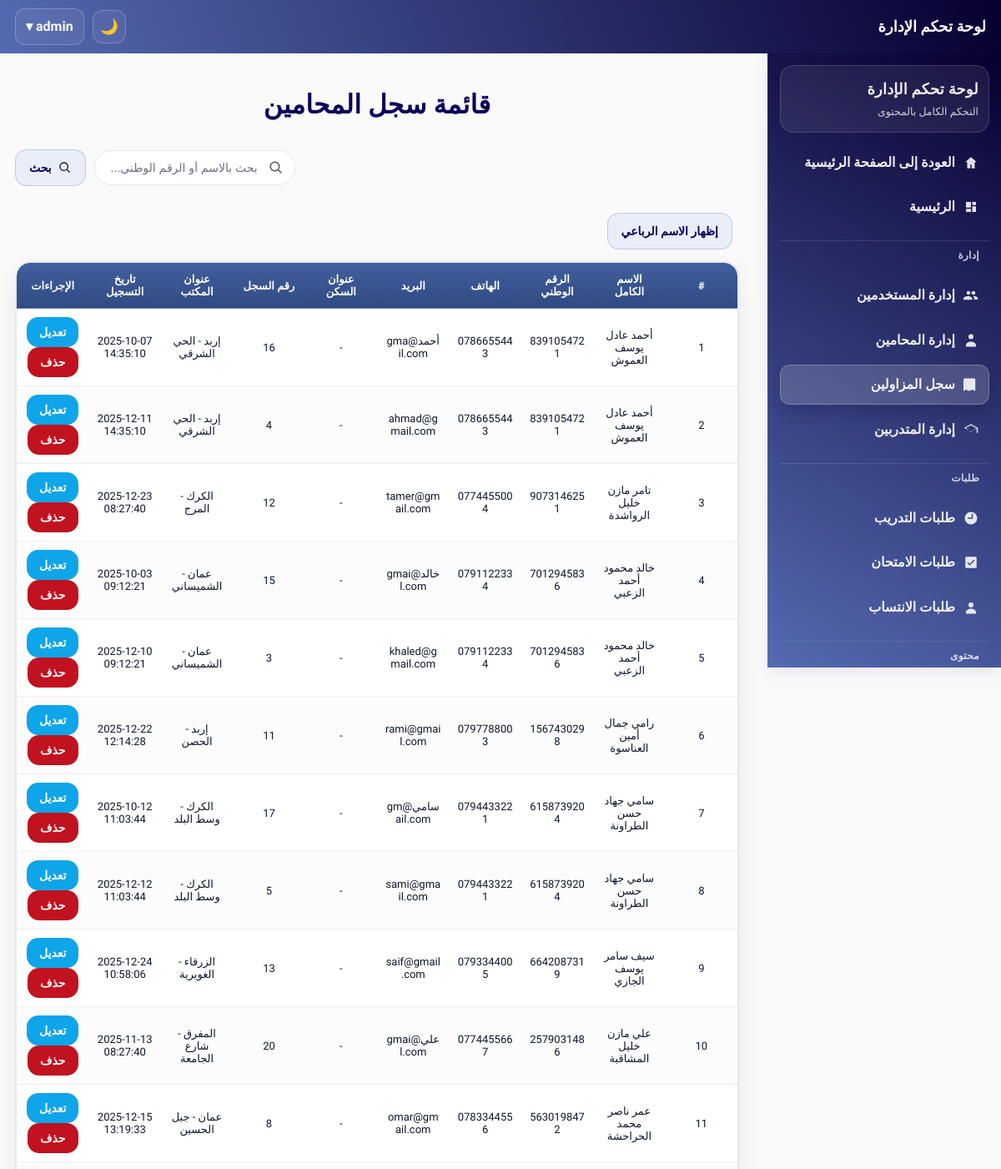
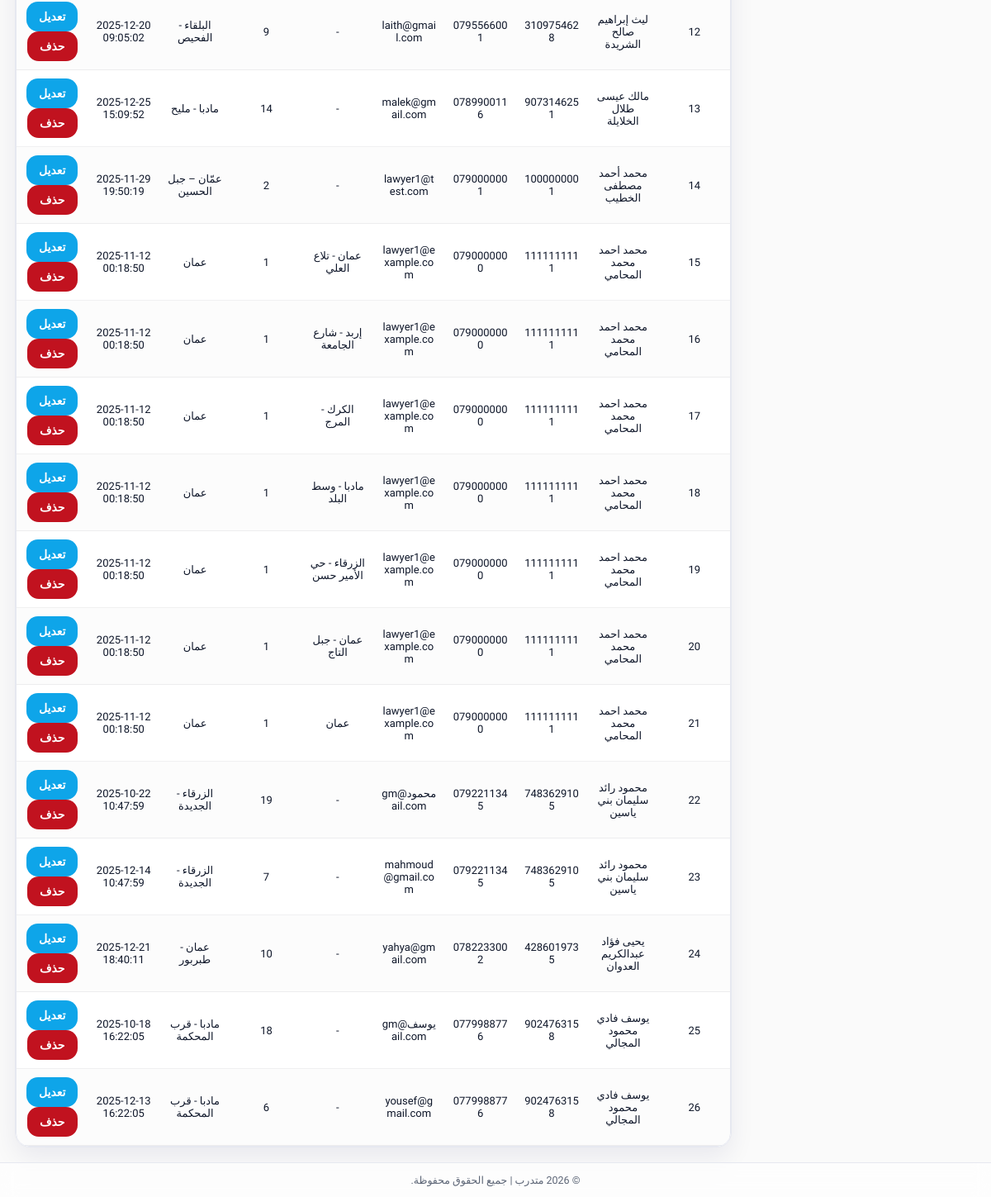
/admin/lawyers/syndicate_lawyers.php (signed in), run on the app's committed database (2 pictures, top to bottom).
### tables this page shows
CREATE TABLE `lawyers_syndicate` (
  `syndicate_id` int(11) NOT NULL,
  `lawyer_name` varchar(200) NOT NULL,
  `national_id` varchar(30) NOT NULL,
  `office_address` varchar(255) DEFAULT NULL,
  `phone` varchar(30) DEFAULT NULL,
  `email` varchar(150) DEFAULT NULL,
  `identity_front` varchar(255) DEFAULT NULL,
  `identity_back` varchar(255) DEFAULT NULL,
  `notes` text DEFAULT NULL,
  `role` enum('trainee','lawyer') DEFAULT 'lawyer',
  `created_at` datetime NOT NULL DEFAULT current_timestamp(),
  `full_name` varchar(200) DEFAULT NULL,
  `first_name` varchar(100) DEFAULT NULL,
  `father_name` varchar(100) DEFAULT NULL,
  `grandfather_name` varchar(100) DEFAULT NULL,
  `family_name` varchar(100) DEFAULT NULL,
  `highschool_certificate` enum('نعم','لا') DEFAULT 'لا',
  `university_degree` enum('بكالوريوس','ماجستير','دكتوراه') DEFAULT NULL,
  `no_conviction_doc` varchar(255) DEFAULT NULL,
  `good_conduct_doc` varchar(255) DEFAULT NULL,
  `social_security` enum('نعم','لا') DEFAULT 'لا',
  `social_security_number` varchar(100) DEFAULT NULL
);

CREATE TABLE `lawyers` (
  `lawyer_id` int(11) NOT NULL,
  `user_id` int(11) NOT NULL,
  `syndicate_id` int(11) DEFAULT NULL,
  `office_address` varchar(255) DEFAULT NULL,
  `password` varchar(255) NOT NULL,
  `verified` tinyint(1) NOT NULL DEFAULT 0,
  `created_at` datetime NOT NULL DEFAULT current_timestamp(),
  `updated_at` datetime NOT NULL DEFAULT current_timestamp() ON UPDATE current_timestamp(),
  `full_name` varchar(200) DEFAULT NULL,
  `first_name` varchar(100) DEFAULT NULL,
  `father_name` varchar(100) DEFAULT NULL,
  `grandfather_name` varchar(100) DEFAULT NULL,
  `family_name` varchar(100) DEFAULT NULL,
  `national_id` varchar(30) DEFAULT NULL,
  `phone` varchar(30) DEFAULT NULL,
  `email` varchar(150) DEFAULT NULL,
  `home_address` varchar(255) DEFAULT NULL,
  `identity_front` varchar(255) DEFAULT NULL,
  `identity_back` varchar(255) DEFAULT NULL,
  `no_conviction_doc` varchar(255) DEFAULT NULL,
  `good_conduct_doc` varchar(255) DEFAULT NULL,
  `social_security` enum('نعم','لا') DEFAULT 'لا',
  `highschool_certificate` varchar(10) DEFAULT 'لا',
  `university_degree` varchar(10) DEFAULT 'لا',
  `social_security_number` varchar(100) DEFAULT NULL
);

### includes/theme_init.php (called while the page is built, shortened)
<?php
$theme = $_SESSION['site_theme'] ?? ($_COOKIE['site_theme'] ?? 'light');
$theme = ($theme === 'dark') ? 'dark' : 'light';
?>

### admin/lawyers/syndicate_lawyers.php (the view, shortened to what this page needs)
<?php
require_once __DIR__ . '/../../includes/theme_init.php';
include("../includes/header.php");
$search = isset($_GET['search']) ? trim($_GET['search']) : '';
$query = "
  SELECT
    lm.syndicate_id,
    lm.lawyer_name,
    lm.full_name       AS synd_full_name,
    lm.first_name      AS synd_first_name,
    lm.father_name     AS synd_father_name,
    lm.grandfather_name AS synd_grandfather_name,
    lm.family_name     AS synd_family_name,
    lm.national_id     AS synd_national_id,
    lm.phone           AS synd_phone,
    lm.email           AS synd_email,
    lm.office_address  AS synd_office_address,
    lm.created_at      AS synd_created_at,
    l.lawyer_id,
    l.user_id,
    l.home_address     AS acc_home_address,
    l.office_address   AS acc_office_address,
    u.full_name        AS user_full_name,
    u.national_id      AS user_national_id,
    u.phone            AS user_phone,
    u.email            AS user_email
  FROM lawyers_syndicate lm
  LEFT JOIN lawyers l ON lm.syndicate_id = l.syndicate_id
  LEFT JOIN users u ON l.user_id = u.user_id
";
$query .= " ORDER BY lm.lawyer_name ASC";
$stmt = $pdo->prepare($query);
if ($search) {
    $stmt->execute([":s" => "%$search%"]);
} else {
    $stmt->execute();
}
$lawyers = $stmt->fetchAll(PDO::FETCH_ASSOC);
?>
<!DOCTYPE html>
<html lang="ar" dir="rtl">
<head>
<link rel="stylesheet" href="../../assets/css/admin.css"></head>
<body data-theme="<?= htmlspecialchars($theme) ?>">
<div class="admin-container">
<?php include("../includes/sidebar.php"); ?>
<div class="container">
<h2>قائمة سجل المحامين</h2>
<div class="admin-page-head">
  <form class="search-form" method="GET">
  <div class="search-input">
    <input type="text" name="search" placeholder="بحث بالاسم أو الرقم الوطني..." value="<?= htmlspecialchars($search) ?>" class="search-field">
    <button type="submit" class="btn btn-soft"><svg class="btn-icon" viewBox="0 0 24 24" aria-hidden="true"><path d="M10 4a6 6 0 1 1 0 12A6 6 0 0 1 10 4m0-2a8 8 0 1 0 4.9 14.3l4.4 4.4a1 1 0 0 0 1.4-1.4l-4.4-4.4A8 8 0 0 0 10 2Z"/></svg><span>بحث</span></button>
</div>
</form>
</div>
      <button type="button" class="btn btn-soft js-toggle-name-parts" style="margin-right:8px;">إظهار الاسم الرباعي</button>
<?php if ($lawyers): ?>
<div class="table-card"><div class="table-wrap">
<table class="table">
<thead>
<tr>
    <th>#</th>
    <th>الاسم الكامل</th>
    <th>الرقم الوطني</th>
    <th>الهاتف</th>
    <th>البريد</th>
    <th>عنوان السكن</th>
    <th>رقم السجل</th>
    <th>عنوان المكتب</th>
    <th>تاريخ التسجيل</th>
    <th>الإجراءات</th>
</tr>
</thead>
<tbody>
<?php foreach ($lawyers as $i => $l): ?>
<tr>
    <td><?= $i+1 ?></td>
<td><?= htmlspecialchars($l['synd_full_name'] ?: ($l['user_full_name'] ?: $l['lawyer_name'])) ?></td>
<td><?= htmlspecialchars($l['synd_national_id'] ?: ($l['user_national_id'] ?: '-')) ?></td>
<td><?= htmlspecialchars($l['synd_phone'] ?: ($l['user_phone'] ?: '-')) ?></td>
<td><?= htmlspecialchars($l['synd_email'] ?: ($l['user_email'] ?: '-')) ?></td>
<td><?= htmlspecialchars($l['acc_home_address'] ?? '-') ?></td>
<td><?= htmlspecialchars($l['syndicate_id']) ?></td>
<td><?= htmlspecialchars($l['synd_office_address'] ?: ($l['acc_office_address'] ?: '-')) ?></td>
<td><?= htmlspecialchars($l['synd_created_at'] ?? '-') ?></td>
<td>
        <a href="edit_syndicate_lawyer.php?id=<?= $l['syndicate_id'] ?>" class="btn edit-btn">تعديل</a>
        <a href="delete_syndicate_lawyer.php?id=<?= $l['syndicate_id'] ?>" class="btn delete-btn" onclick="return confirm('هل أنت متأكد من حذف هذا المحامي؟')">حذف</a>
    </td>
</tr>
<?php endforeach; ?>
</tbody>
</table>
</div></div>
<?php else: ?>
<p class="no-data">لا توجد بيانات مطابقة لبحثك.</p>
<?php endif; ?>
</div>
</div>
	<?php include("../includes/footer.php"); ?>
</body>
</html>

### assets/css/theme.css (style rules this page uses)
:root { --bg: #fafafa; --surface: #ffffff; --primary: #415f9d; --primary-700: #314a83; --primary-800: #283f74; --ink: #0c005a; --text: #141827; --muted: #5b6475; --border: #e6e8f0; --border-strong: #d5d8e2; --shadow: 0 10px 30px rgba(12, 0, 90, 0.10); --shadow-sm: 0 6px 18px rgba(12, 0, 90, 0.08); --success: #2d6a4f; --danger: #c1121f; --warning: #f59f00; --info: #0ea5e9; --radius: 16px; --radius-sm: 12px; --radius-xs: 10px; --header-h: 64px; --sidebar-w: 280px; --container: 1200px; --footer-h: 42px; }
* { box-sizing: border-box; }
html, body { height: 100%; }
body { margin: 0; font-family: 'Cairo', system-ui, -apple-system, 'Segoe UI', Arial, sans-serif; background: var(--bg); color: var(--text); direction: rtl; line-height: 1.6; min-height: 100vh; display: flex; flex-direction: column; }
a { color: inherit; text-decoration: none; }
h1, h2, h3, h4 { color: var(--ink); margin: 0 0 10px 0; line-height: 1.25; }
:where(input, select, textarea) { width: 100%; padding: 10px 12px; border-radius: var(--radius-xs); border: 1px solid var(--border-strong); background: var(--surface); color: var(--text); outline: none; }
:where(input, select, textarea):focus { border-color: rgba(65, 95, 157, 0.55); box-shadow: 0 0 0 4px rgba(65, 95, 157, 0.12); }
button { font-family: inherit; }
.btn, button { display: inline-flex; align-items: center; justify-content: center; gap: 8px; padding: 10px 14px; border-radius: var(--radius-xs); border: 1px solid transparent; background: var(--primary); color: #fff; cursor: pointer; transition: transform .08s ease, box-shadow .18s ease, background .18s ease, border-color .18s ease, opacity .18s ease; }
.table, table { width: 100%; border-collapse: collapse; background: var(--surface); border: 1px solid var(--border); border-radius: var(--radius); overflow: hidden; }
.table th, .table td, table th, table td { padding: 10px 12px; text-align: center; border-bottom: 1px solid var(--border); vertical-align: middle; font-size: 14px; }
.table thead th, table thead th { background: linear-gradient(0deg, #070031, #556ab1); color: #fff; border-bottom: 1px solid rgba(255,255,255,0.18); }
.container { width: min(92vw, var(--container)); margin-inline: auto; margin-top: 50px; }
:where(a, button, input, select, textarea):focus-visible { outline: 3px solid rgba(65, 95, 157, 0.35); outline-offset: 2px; }

### data on the page
lawyers_syndicate: full_name "أحمد عادل يوسف العموش", national "8391054721", phone "0786655443", email "أحمد@gmail.com", acc_home_address "-", syndicate_id "16", office_address "إربد - الحي الشرقي", created_at "2025-10-07 14:35:10"
lawyers_syndicate: full_name "أحمد عادل يوسف العموش", national "8391054721", phone "0786655443", email "ahmad@gmail.com", acc_home_address "-", syndicate_id "4", office_address "إربد - الحي الشرقي", created_at "2025-12-11 14:35:10"
lawyers_syndicate: full_name "تامر مازن خليل الرواشدة", national "9073146251", phone "0774455004", email "tamer@gmail.com", acc_home_address "-", syndicate_id "12", office_address "الكرك - المرج", created_at "2025-12-23 08:27:40"
lawyers_syndicate: full_name "خالد محمود أحمد الزعبي", national "7012945836", phone "0791122334", email "خالد@gmail.com", acc_home_address "-", syndicate_id "15", office_address "عمان - الشميساني", created_at "2025-10-03 09:12:21"
lawyers_syndicate: full_name "خالد محمود أحمد الزعبي", national "7012945836", phone "0791122334", email "khaled@gmail.com", acc_home_address "-", syndicate_id "3", office_address "عمان - الشميساني", created_at "2025-12-10 09:12:21"
lawyers_syndicate: full_name "رامي جمال أمين العناسوة", national "1567430298", phone "0797788003", email "rami@gmail.com", acc_home_address "-", syndicate_id "11", office_address "إربد - الحصن", created_at "2025-12-22 12:14:28"
lawyers_syndicate: full_name "سامي جهاد حسن الطراونة", national "6158739204", phone "0794433221", email "سامي@gmail.com", acc_home_address "-", syndicate_id "17", office_address "الكرك - وسط البلد", created_at "2025-10-12 11:03:44"
lawyers_syndicate: full_name "سامي جهاد حسن الطراونة", national "6158739204", phone "0794433221", email "sami@gmail.com", acc_home_address "-", syndicate_id "5", office_address "الكرك - وسط البلد", created_at "2025-12-12 11:03:44"
lawyers_syndicate: full_name "سيف سامر يوسف الجازي", national "6642087319", phone "0793344005", email "saif@gmail.com", acc_home_address "-", syndicate_id "13", office_address "الزرقاء - الغويرية", created_at "2025-12-24 10:58:06"
lawyers_syndicate: full_name "علي مازن خليل المشاقبة", national "2579031486", phone "0774455667", email "علي@gmail.com", acc_home_address "-", syndicate_id "20", office_address "المفرق - شارع الجامعة", created_at "2025-11-13 08:27:40"
lawyers_syndicate: full_name "عمر ناصر محمد الحراحشة", national "5630198472", phone "0783344556", email "omar@gmail.com", acc_home_address "-", syndicate_id "8", office_address "عمان - جبل الحسين", created_at "2025-12-15 13:19:33"
lawyers_syndicate: full_name "ليث إبراهيم صالح الشريدة", national "3109754628", phone "0795566001", email "laith@gmail.com", acc_home_address "-", syndicate_id "9", office_address "البلقاء - الفحيص", created_at "2025-12-20 09:05:02"
lawyers_syndicate: full_name "مالك عيسى طلال الخلايلة", national "9073146251", phone "0789900116", email "malek@gmail.com", acc_home_address "-", syndicate_id "14", office_address "مادبا - مليح", created_at "2025-12-25 15:09:52"
lawyers_syndicate: full_name "محمد أحمد مصطفى الخطيب", national "1000000001", phone "0790000001", email "lawyer1@test.com", acc_home_address "-", syndicate_id "2", office_address "عمّان – جبل الحسين", created_at "2025-11-29 19:50:19"
lawyers: syndicate.full_name "محمد احمد محمد المحامي", syndicate.national_id "1111111111", syndicate.phone "0790000000", syndicate.email "lawyer1@example.com", home_address "عمان - تلاع العلي", syndicate.syndicate_id "1", syndicate.office_address "عمان", syndicate.created_at "2025-11-12 00:18:50"
lawyers: syndicate.full_name "محمد احمد محمد المحامي", syndicate.national_id "1111111111", syndicate.phone "0790000000", syndicate.email "lawyer1@example.com", home_address "إربد - شارع الجامعة", syndicate.syndicate_id "1", syndicate.office_address "عمان", syndicate.created_at "2025-11-12 00:18:50"
lawyers: syndicate.full_name "محمد احمد محمد المحامي", syndicate.national_id "1111111111", syndicate.phone "0790000000", syndicate.email "lawyer1@example.com", home_address "الكرك - المرج", syndicate.syndicate_id "1", syndicate.office_address "عمان", syndicate.created_at "2025-11-12 00:18:50"
lawyers: syndicate.full_name "محمد احمد محمد المحامي", syndicate.national_id "1111111111", syndicate.phone "0790000000", syndicate.email "lawyer1@example.com", home_address "مادبا - وسط البلد", syndicate.syndicate_id "1", syndicate.office_address "عمان", syndicate.created_at "2025-11-12 00:18:50"
lawyers: syndicate.full_name "محمد احمد محمد المحامي", syndicate.national_id "1111111111", syndicate.phone "0790000000", syndicate.email "lawyer1@example.com", home_address "الزرقاء - حي الأمير حسن", syndicate.syndicate_id "1", syndicate.office_address "عمان", syndicate.created_at "2025-11-12 00:18:50"
lawyers: syndicate.full_name "محمد احمد محمد المحامي", syndicate.national_id "1111111111", syndicate.phone "0790000000", syndicate.email "lawyer1@example.com", home_address "عمان - جبل التاج", syndicate.syndicate_id "1", syndicate.office_address "عمان", syndicate.created_at "2025-11-12 00:18:50"
lawyers: syndicate.full_name "محمد احمد محمد المحامي", syndicate.national_id "1111111111", syndicate.phone "0790000000", syndicate.email "lawyer1@example.com", home_address "عمان", syndicate.syndicate_id "1", syndicate.office_address "عمان", syndicate.created_at "2025-11-12 00:18:50"
lawyers_syndicate: full_name "محمود رائد سليمان بني ياسين", national "7483629105", phone "0792211345", email "محمود@gmail.com", acc_home_address "-", syndicate_id "19", office_address "الزرقاء - الجديدة", created_at "2025-10-22 10:47:59"
lawyers_syndicate: full_name "محمود رائد سليمان بني ياسين", national "7483629105", phone "0792211345", email "mahmoud@gmail.com", acc_home_address "-", syndicate_id "7", office_address "الزرقاء - الجديدة", created_at "2025-12-14 10:47:59"
lawyers_syndicate: full_name "يحيى فؤاد عبدالكريم العدوان", national "4286019735", phone "0782233002", email "yahya@gmail.com", acc_home_address "-", syndicate_id "10", office_address "عمان - طبربور", created_at "2025-12-21 18:40:11"
lawyers_syndicate: full_name "يوسف فادي محمود المجالي", national "9024763158", phone "0779988776", email "يوسف@gmail.com", acc_home_address "-", syndicate_id "18", office_address "مادبا - قرب المحكمة", created_at "2025-10-18 16:22:05"
lawyers_syndicate: full_name "يوسف فادي محمود المجالي", national "9024763158", phone "0779988776", email "yousef@gmail.com", acc_home_address "-", syndicate_id "6", office_address "مادبا - قرب المحكمة", created_at "2025-12-13 16:22:05"

### other printed values
$_SESSION['full_name'] "admin"
